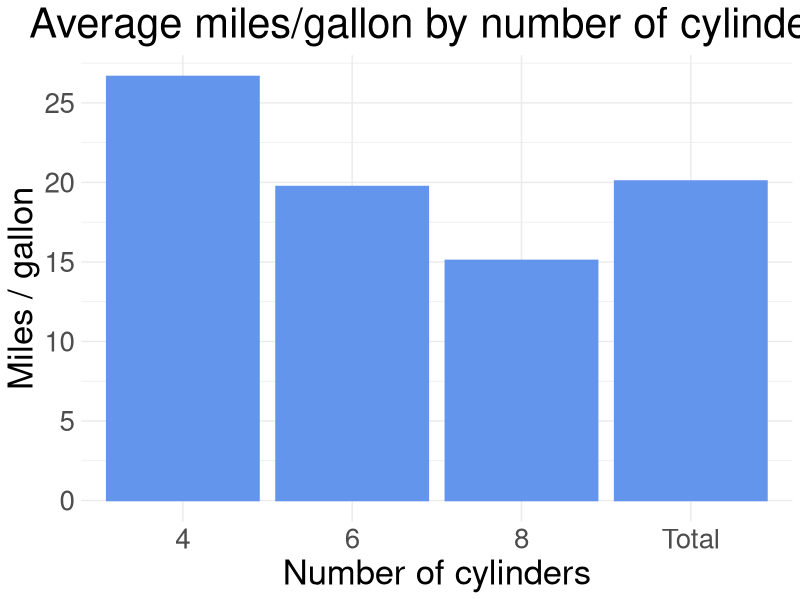

The R source for this figure:
# Import necessary packages
library(tibble)
library(dplyr)
library(forcats)
library(ggplot2)

# Generate the data
df <- tibble(
  Group = c(rep("X", 4), rep("Y", 6)),
  Subgroup = c(rep("a", 3), "z", rep("a", 3), rep("z", 3)),
  Value = sample(20, 10, replace = TRUE)
)

# Grouped table
df %>%
  # Concatenate
  bind_rows(
    df %>% mutate(Subgroup = "Total"),
    df %>% mutate(across(c(Group, Subgroup), ~ "Total"))
  ) %>%
  # Aggregate
  group_by(
    Group,
    Subgroup
  ) %>%
  summarise(
    Mean = mean(Value)
  ) %>%
  ungroup() %>%
  # Reorder factor levels
  mutate(
    Group = Group %>% as.factor() %>% fct_relevel("Total", after = Inf),
    Subgroup = Subgroup %>% as.factor() %>% fct_relevel("Total", after = Inf)
  ) %>%
  # Arrange
  arrange(
    Group,
    Subgroup
  )

# Dataviz example

## Group data
df <- mtcars %>%
  mutate(
    cyl = cyl %>% as.character()
  ) %>%
  bind_rows(
    mtcars %>% mutate(cyl = 'Total')
  ) %>%
  mutate(
    cyl = cyl %>% as.factor() %>% fct_relevel("Total", after = Inf)
  ) %>%
  group_by(
    cyl
  ) %>%
  summarize(
    mean_mpg = mean(mpg)
  )

# Visualize
ggplot(data = df) +
  aes(x = cyl, y = mean_mpg) +
  geom_col(color = "cornflowerblue", fill = "cornflowerblue") +
  xlab("Number of cylinders") +
  scale_y_continuous(name = "Miles / gallon", breaks = seq(0, 30, 5)) +
  ggtitle("Average miles/gallon by number of cylinders") +
  theme_minimal() +
  theme(
    plot.title = element_text(hjust = 0.5),
    text = element_text(size=25)
  )